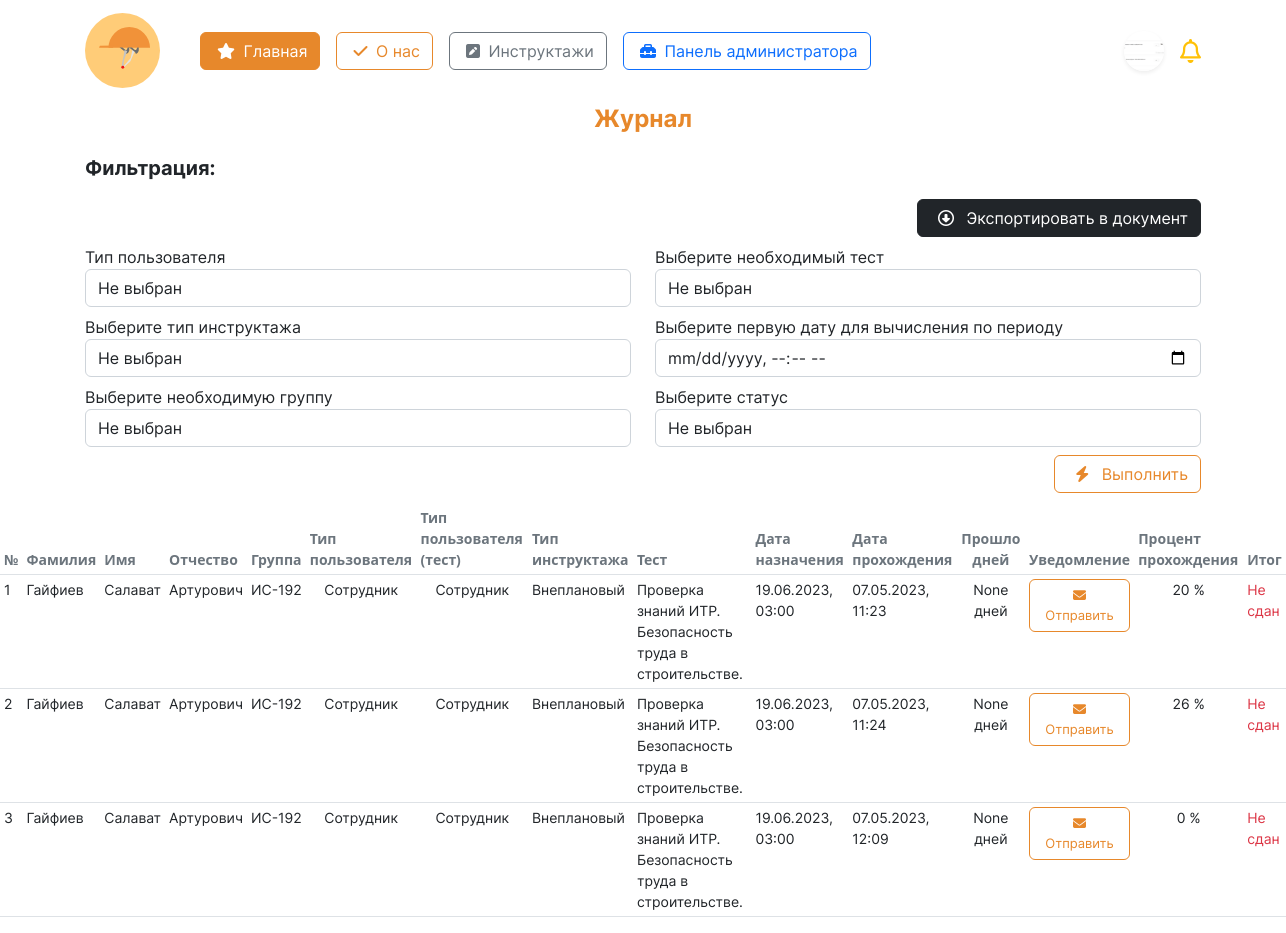
/account/journal/ (signed in), run on an earlier commit of the app's database.
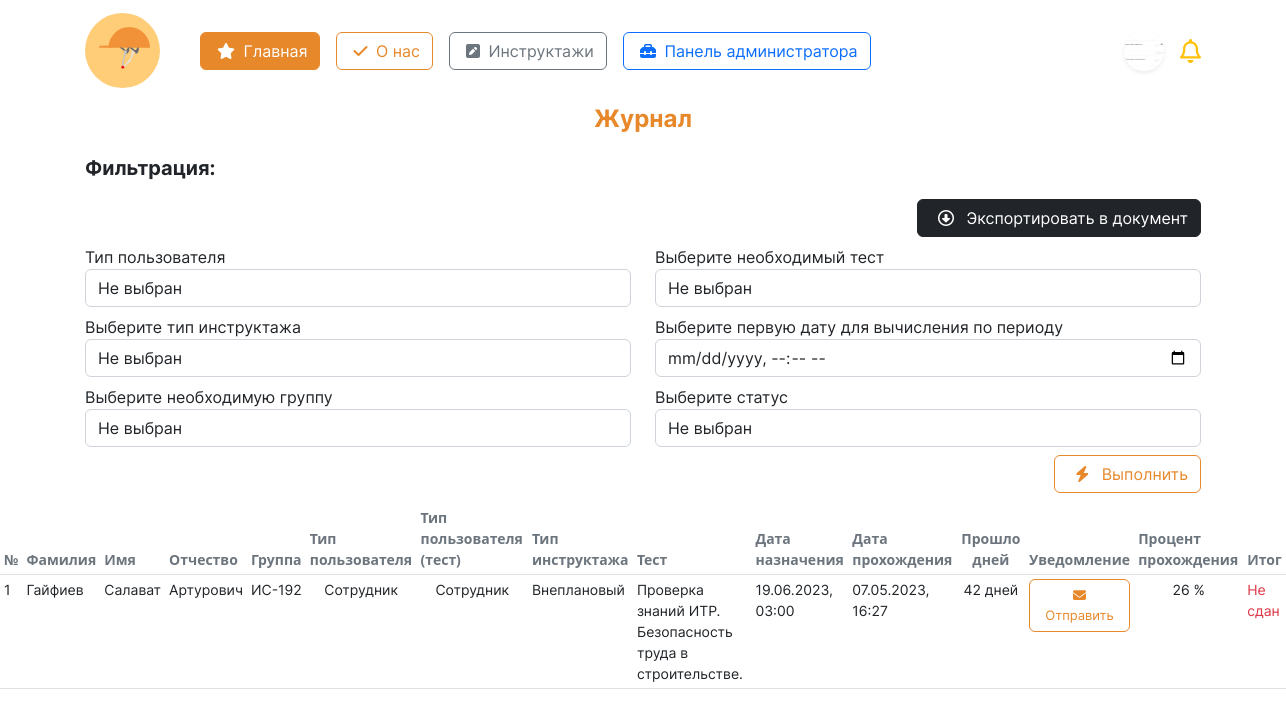
And on a later commit of the database.
### initru/models.py (models this page shows, shortened)
class res(models.Model):
    user  = models.ForeignKey( CustomUser, on_delete=models.CASCADE, verbose_name='Пользователь')
    instruction  = models.ForeignKey( inst, on_delete=models.CASCADE, verbose_name='Инструктаж')
    quiz = models.ForeignKey(test, on_delete=models.CASCADE, verbose_name= 'Тест')
    date_instruction = models.DateTimeField('Дата прохождения инструктажа')
    date_instruction_end = models.IntegerField('Прошло дней', null=True)
    result = models.IntegerField( 'Результат в %')
    mark = models.CharField('Прошел', max_length=255)
    class Meta:
        verbose_name = 'Результат'
        verbose_name_plural = 'Результаты'

class CustomUser(AbstractUser):  # custom user for Users with django
    gen = (
        ('m', 'Мужской'),
        ('j', 'Женский')
    )
    patronymic = models.CharField(
        'Отчество',
        max_length=250,
    )
    gender = models.CharField(
        'Пол', choices=gen,
        max_length=3, null=True,
    )
    birthday_date = models.DateField(
        'Дата рождения', null=True,
    )
    region  = models.ForeignKey(
        Region, on_delete=models.CASCADE,
        null=True, verbose_name='Регион',
    )
    city  = ChainedForeignKey(
        City,
        chained_field='region',
        chained_model_field="region",
        show_all=False,
        auto_choose=True,
        null=True,
        sort=True, verbose_name = 'Город')
    street  = models.ForeignKey(
        Street, on_delete=models.CASCADE,
        null=True, verbose_name='Улица',
    )
    house = models.IntegerField(
        "Номер дома", null=True,
    )
    flat = models.IntegerField(
        'Этаж', null=True,
    )
    avatar = models.ImageField(
        'Изображение пользователя',
        upload_to='images/users/',
        null=True,
        blank=True,
    )
    phone_number = models.CharField(
        'Номер телефона', max_length=20,unique=True,
        blank=False, null=True,
    )
    type_user  = models.ForeignKey(
        typeuser, on_delete=models.CASCADE,
        verbose_name='Тип пользователя', null=True,
    )
    groupStud  = models.ForeignKey(
        Groups, on_delete=models.CASCADE,
        verbose_name='Группа', null=True,
        blank=True
    )
    role  = models.ForeignKey(
        role, on_delete=models.CASCADE,
        null=True, verbose_name='Роль',
    )
    date_end = models.DateField(
        'Дата завершения зачисления',
        null=True,
    )

class Groups(models.Model):
    name_group = models.CharField(
        'Название группы',
        max_length=10
    )
    special  = models.ForeignKey(
        Spec, on_delete=models.CASCADE,
        null=False, verbose_name='Специальность'
    )
    class Meta:
        verbose_name = 'Группа'
        verbose_name_plural = 'Группы'
    def __str__(self):
        return f'{self.name_group}'

class typeuser(models.Model):
    name_type_user = models.CharField(
        "Название типа пользователя",
        max_length=15
    )
    class Meta:
        verbose_name = 'Тип пользователя'
        verbose_name_plural = 'Тип пользователей'
    def __str__(self):
        return f'{self.name_type_user}'

class test(models.Model):
    instruction = models.ForeignKey( inst, on_delete=models.CASCADE, verbose_name='Инструктаж' )
    name_test = models.CharField( 'Название теста инструктажа', max_length=125 )
    number_of_questions = models.IntegerField('Количество вопросов') ##
    time = models.IntegerField('Ограничение по времени') ##
    required_score_to_pass = models.IntegerField('Рекомендуемый балл в %', help_text='Рекомендуемый балл в %')
    type_user  = models.ForeignKey(typeuser, on_delete=models.CASCADE, verbose_name='Тип пользователя')
    file = models.FileField( 'Файл к тесту', upload_to='instr/', null=True, blank=True)
    stud_groups = models.ForeignKey(Groups, on_delete=models.CASCADE, verbose_name='Группа')
    date_target = models.DateTimeField('Дата назначения',)
    class Meta:
        verbose_name = 'Тест'
        verbose_name_plural = 'Тесты'

class inst(models.Model):
    name_instruction = models.CharField(
        'Название инструктажа',
        max_length=64
    )
    date_period = models.IntegerField(
        'Период инструктажа'
    )
    class Meta:
        verbose_name = 'Инструктаж'
        verbose_name_plural = 'Инструктажи'

### initru/views.py (the view, shortened to what this page needs)
# urls.py: path('account/journal/', journalView, name = "journal_view"),
@login_required(login_url='account/login/')
def journalView(request):
    page_name = 'forOss/journal.html'
    if request.user.is_superuser or str(request.user.role).casefold() == 'специалист по охране труда':
        obj_res = None  # Для результатов
        obj_briefs = inst.objects.all()  # получение инструктажей
        obj_type_users = typeuser.objects.all()  # получение тип пользователей
        obj_groups = Groups.objects.all()  # получение групп
        obj_quizes = test.objects.all()  # получение тестов
        obj_results_user = res.objects.all() # получение зачетов
    else:
        return render(request, "error.html")
    values = {
        'type_brief': obj_briefs,
        'type_users': obj_type_users,
        'groups': obj_groups,
        'quiz': obj_quizes,
        'users': obj_results_user,
    }
    return render(request, page_name, values)

### initru/templates/forOss/journal.html (shortened to what the changed rows need)
{% extends '../base.html' %}
{% load static %}
{% block content %}
<div>
    <div class = 'tables mt-5'>
        <table id = 'table' class = 'table table-hover table-sm' style="font-size: 14px;">
            <thead>
                <tr>
                    <th class = 'text-secondary' scope="col">№</th>
                    <th class = 'text-secondary' scope="col">Фамилия</th>
                    <th class = 'text-secondary' scope="col">Имя</th>
                    <th class = 'text-secondary' scope="col">Отчество</th>
                    <th class = 'text-secondary' scope="col">Группа</th>
                    <th class = 'text-secondary' scope="col">Тип пользователя</th>
                    <th class = 'text-secondary' scope="col">Тип пользователя (тест)</th>
                    <th class = 'text-secondary' scope="col">Тип инструктажа</th>
                    <th class = 'text-secondary' scope="col">Тест</th>
                    <th class = 'text-secondary' scope="col">Дата назначения</th>
                    <th class = 'text-secondary' scope="col">Дата прохождения</th>
                    <th class = 'text-secondary text-center' scope="col">Прошло дней</th>
                    <th class = 'text-secondary text-center' scope="col">Уведомление</th>
                    <th class = 'text-secondary' scope="col">Процент прохождения</th>
                    <th class = 'text-secondary' scope="col">Итог</th>
                </tr>
            </thead>
            <tbody id = 'id_tbody' style='font-family: "Inter-Regular";'>
                {% for u in users %}
                    <tr>
                        <td>
                            {{ forloop.counter }}
                        </td>
                        <td>
                            {{ u.user.last_name }}
                        </td>
                        <td>
                            {{ u.user.first_name }}
                        </td>
                        <td>
                            {{ u.user.patronymic }}
                        </td>
                        <td>
                            {{ u.user.groupStud }}
                        </td>
                            {% if u.user.type_user == u.quiz.type_user %}
                                <td class = 'text-center'>
                                    {{ u.user.type_user }}
                                </td>
                                <td class = 'text-center'>
                                    {{ u.quiz.type_user }}
                                </td>
                            {% endif %}
                        <td>
                            {{ u.instruction.name_instruction }}
                        </td>
                        <td>
                            {{ u.quiz.name_test }}
                        </td>
                        <td>
                            {{ u.quiz.date_target|date:"d.m.Y, H:i" }}
                        </td>
                        <td>
                            {{ u.date_instruction|date:"d.m.Y, H:i" }}
                        </td>
                        <td class="text-center">
                            {{ u.date_instruction_end }} дней
                        </td>
                        <td class="text-center">
                            <button style = 'font-size: 13px;' class = 'btn btn-outline-orange'>
                                <i class="fa-solid fa-envelope mx-2"></i>
                                Отправить
                            </button>
                        </td>
                        <td class="text-center">
                            {{ u.result }} %
                        </td>
                        <td>
                            {% if u.mark == 'Не сдан' %}
                                <span class = 'text-danger'> {{ u.mark }}</span>
                            {% else %}
                                <span class = 'text-success'> {{ u.mark }}</span>
                            {% endif %}
                        </td>
                    </tr>
                {% empty %}
                    <tr>
                        <td>Пока пусто.</td>
                    </tr>
                {% endfor %}
            </tbody>
        </table>
    </div>
</div>
{% endblock content %}

What changed in the data, as far as the page shows it:
removed res: user.last_name "Гайфиев", user.first_name "Салават", user.patronymic "Артурович", user.groupStud "ИС-192", user.type_user "Сотрудник", quiz.type_user "Сотрудник", instruction.name_instruction "Внеплановый", quiz.name_test "Проверка знаний ИТР. Безопасность труда в строительстве.", quiz.date_target "19.06.2023, 03:00", date_instruction "07.05.2023, 11:23", date_instruction_end "None", result "20", mark "Не сдан"
removed res: user.last_name "Гайфиев", user.first_name "Салават", user.patronymic "Артурович", user.groupStud "ИС-192", user.type_user "Сотрудник", quiz.type_user "Сотрудник", instruction.name_instruction "Внеплановый", quiz.name_test "Проверка знаний ИТР. Безопасность труда в строительстве.", quiz.date_target "19.06.2023, 03:00", date_instruction "07.05.2023, 11:24", date_instruction_end "None", result "26", mark "Не сдан"
removed res: user.last_name "Гайфиев", user.first_name "Салават", user.patronymic "Артурович", user.groupStud "ИС-192", user.type_user "Сотрудник", quiz.type_user "Сотрудник", instruction.name_instruction "Внеплановый", quiz.name_test "Проверка знаний ИТР. Безопасность труда в строительстве.", quiz.date_target "19.06.2023, 03:00", date_instruction "07.05.2023, 12:09", date_instruction_end "None", result "0", mark "Не сдан"
added res: user.last_name "Гайфиев", user.first_name "Салават", user.patronymic "Артурович", user.groupStud "ИС-192", user.type_user "Сотрудник", quiz.type_user "Сотрудник", instruction.name_instruction "Внеплановый", quiz.name_test "Проверка знаний ИТР. Безопасность труда в строительстве.", quiz.date_target "19.06.2023, 03:00", date_instruction "07.05.2023, 16:27", date_instruction_end "42", result "26", mark "Не сдан"
